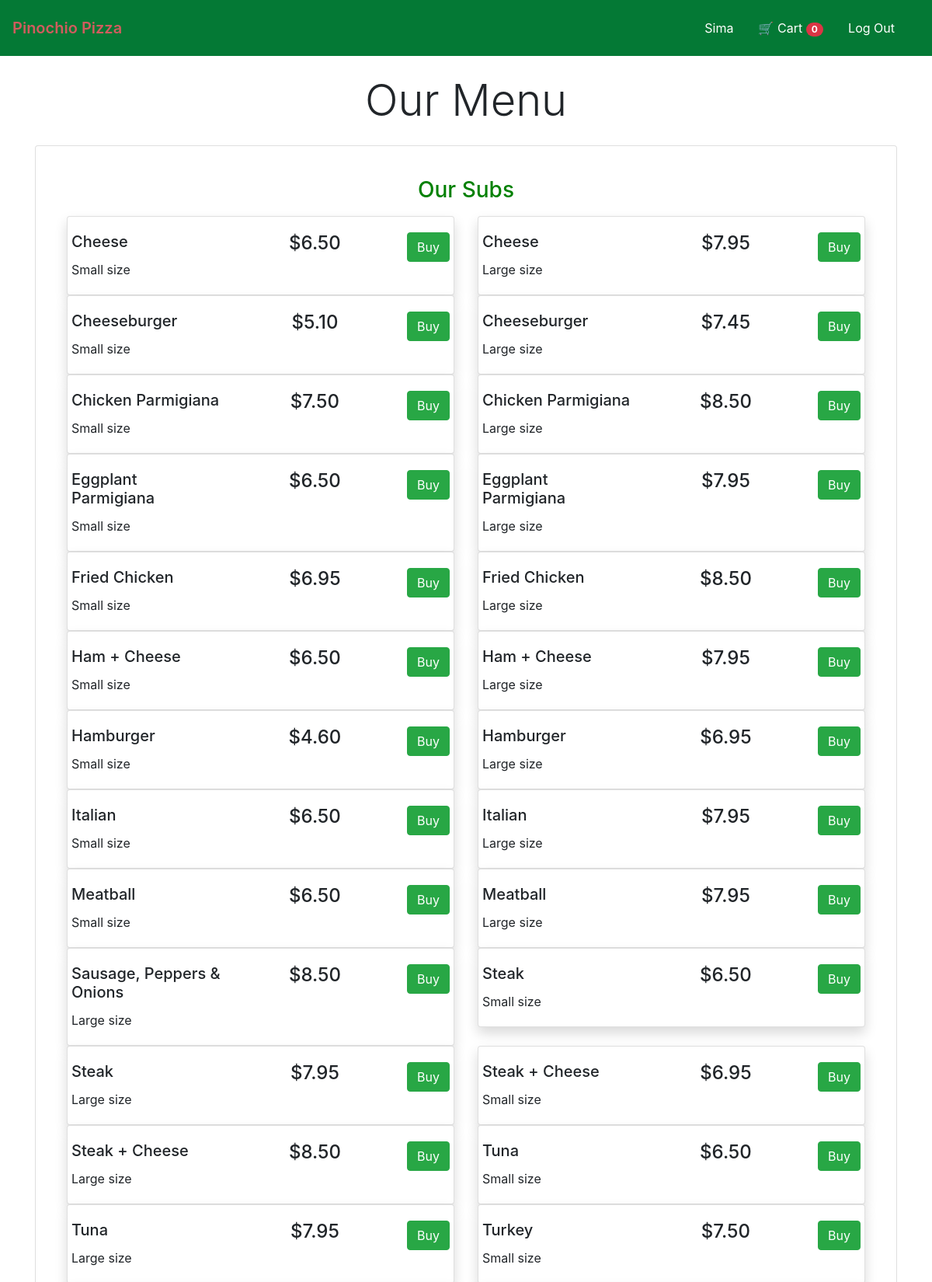
The app's page / (signed in, upper part) with its own data.
### orders/models.py (models this page shows, shortened)
class Product(models.Model):
    NULL = 'None'
    SM = 'Small'
    LG = 'Large'
    SIZE = [(NULL, 'None'), (SM, 'Small'), (LG, 'Large')]
    size = models.CharField(max_length=6, choices=SIZE, default=NULL)
    name = models.CharField(max_length=64)
    type = models.CharField(max_length=64)
    price = models.FloatField()

### orders/views.py (the view)
# urls.py: path("", views.index, name="index"),
def index(request):
    if not request.user.is_authenticated:
        return render(request, "users/login.html", {"message": None})
    products = Product.objects.values(
        'id', 'name', 'type', 'size', 'price', 'pizza__toppings_number')
    cart = get_or_none(Cart, user=request.user, active=True)
    orders = DetailedOrder.objects.filter(cart=cart)
    counter = 0
    if orders:
        for order in orders:
            counter += order.quantity
    types = Product.objects.order_by('-type').values('type').distinct()
    context = {
        "user": request.user,
        "toppings": Topping.objects.all(),
        "types": types,
        "products": products.order_by('name'),
        "counter": counter
    }
    return render(request, "orders/home.html", context)

### orders/views.py (called while the page is built)
def get_or_none(classmodel, **kwargs):
    try:
        return classmodel.objects.get(**kwargs)
    except classmodel.DoesNotExist:
        return None

### orders/templates/orders/home.html (shortened to what this page needs)
{% extends "../users/base.html" %}
{% block body %}
<main>
    <h2 class="display-4 text-center my-4">Our Menu</h4>
        <div class="card" style="padding: 40px;">
            {% for type in types %}
            <h3 class="card-title text-center mb-3 p-title">Our {{type.type}}s</h3>
            <div class="row">
            {% for product in products %}
            {% if product.type == type.type %}
                <div class="col-sm-6">
                    <div class="card shadow">
                        <div class="card-body row justify-content-between">
                            <div class="column" style="width: 40%">
                                <h5 class="card-title">{{product.name}}</h5>
                                <p class="card-text">{{product.size}} size</p>
                            </div>
                            <h4 class="card-text ">${{product.price|floatformat:2 }}</h4>
                            {%if product.pizza__toppings_number %}
                            <div class="modal fade" id="myModal{{product.id}}" tabindex="-1" role="dialog"
                                aria-labelledby="exampleModalCenterTitle" aria-hidden="true">
                                <div class="modal-dialog modal-dialog-centered" role="document">
                                    <div class="modal-content">
                                        <div class="modal-header">
                                            <h5 class="modal-title">Please choose toppings
                                                for your pizza</h5>
                                            <button type="button" class="close" data-dismiss="modal" aria-label="Close">
                                                <span aria-hidden="true">&times;</span>
                                            </button>
                                        </div>
                                        <div class="modal-body">
                                            <div style="display: none" class="alert alert-warning" role="alert"
                                                id="modal-alert{{product.id}}"></div>
                                            <form action="{%url 'add_to_cart' product.id%}" method="post">
                                                {% csrf_token %}
                                                {% for topping in toppings%}
                                                <div class="custom-control custom-checkbox">
                                                    <input type="checkbox" class="custom-control-input"
                                                        value="{{topping.name}}" name="toppings"
                                                        id="{{topping.name}}{{product.id}}">
                                                    <label class="custom-control-label"
                                                        for="{{topping.name}}{{product.id}}">{{topping.name}}</label>
                                                </div>
                                                {%endfor%}
                                                <input type="submit" value="Buy"
                                                    class="btn btn-success align-self-center"></input>
                                            </form>
                                        </div>
                                    </div>
                                </div>
                            </div>
                            <a data-toggle="modal" data-target="#myModal{{product.id}}"
                                data-topnum="{{product.pizza__toppings_number}}" data-pizzaid="{{product.id}}" type="button"
                                class="modal-button btn btn-success align-self-start">Buy</a>
                            {%else%}
                            <form action="{% url 'add_to_cart' product.id %}" method="post">
                                <input type="submit" value="Buy" class="btn btn-success align-self-center"></input>
                            </form>
                            {%endif%}
                        </div>
                    </div>
                </div>
            {%endif%}
            {% endfor %}
        </div>
            {% endfor %}
        </div>
</main>
{% endblock %}

### orders/templates/users/base.html (shortened to what this page needs)
{% load static %}
<!DOCTYPE html>
<html>
<head>
    <link rel="stylesheet" href="https://stackpath.bootstrapcdn.com/bootstrap/4.5.0/css/bootstrap.min.css"
>
    <link rel="stylesheet" type="text/css" href="{% static 'users/index.css' %}" />
</head>
<body>
    <nav class="navbar navbar-expand-lg navbar-light justify-content-between">
        {% if user.is_authenticated %}
        <a class="navbar-brand" href="{% url 'index'%}">Pinochio Pizza</a>
        <ul class="navbar my-4 my-lg-0">
            <li class="nav-item">
                <a href="{% url 'index' %}" class="nav-link">{{user}}</a>
            </li>
            <li class="nav-item">
                <a href="{% url 'cart' %}" class="nav-link"><span style='font-size:1rem;'>&#128722; </span> Cart <span class="badge badge-danger badge-pill">{{counter}}</span></a>
            </li>
            <li class="nav-item">
                <a href="{% url 'logout' %}" class="nav-link">Log Out</a>
            </li>
        </ul>
        {% endif %}
    </nav>
    <div class="container">
        {% block body %}
        {% endblock %}
    </div>
</body>
</html>

### orders/static/users/index.css (style rules this page uses)
nav.navbar { background-color: rgb(4, 121, 53); }
.navbar-brand { color: rgba(250, 86, 103, 0.836)!important; font-weight: 600; }
ul { list-style-type: none; }
a { color: white!important; }
.card-title.p-title { color: green; }

### records on screen
Product: name "Cheese", size "Small", price "6.50"
Product: name "Cheese", size "Large", price "7.95"
Product: name "Cheeseburger", size "Small", price "5.10"
Product: name "Cheeseburger", size "Large", price "7.45"
Product: name "Chicken Parmigiana", size "Small", price "7.50"
Product: name "Chicken Parmigiana", size "Large", price "8.50"
Product: name "Eggplant Parmigiana", size "Small", price "6.50"
Product: name "Eggplant Parmigiana", size "Large", price "7.95"
Product: name "Fried Chicken", size "Small", price "6.95"
Product: name "Fried Chicken", size "Large", price "8.50"
Product: name "Ham + Cheese", size "Small", price "6.50"
Product: name "Ham + Cheese", size "Large", price "7.95"
Product: name "Hamburger", size "Small", price "4.60"
Product: name "Hamburger", size "Large", price "6.95"
Product: name "Italian", size "Small", price "6.50"
Product: name "Italian", size "Large", price "7.95"
Product: name "Meatball", size "Small", price "6.50"
Product: name "Meatball", size "Large", price "7.95"
Product: name "Sausage, Peppers & Onions", size "Large", price "8.50"
Product: name "Steak", size "Small", price "6.50"
Product: name "Steak", size "Large", price "7.95"
Product: name "Steak + Cheese", size "Small", price "6.95"
Product: name "Steak + Cheese", size "Large", price "8.50"
Product: name "Tuna", size "Small", price "6.50"
Product: name "Tuna", size "Large", price "7.95"
Product: name "Turkey", size "Small", price "7.50"

### other values on screen
{{ user }} "Sima"
{{ counter }} "0"
{{ type.type }} "Sub"
